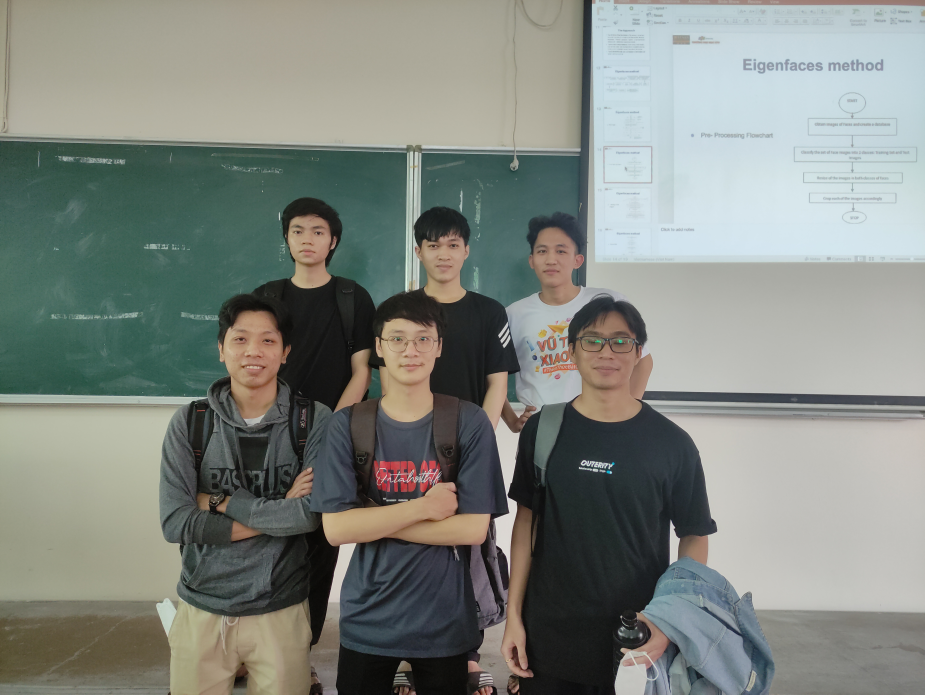
#> input picture processing_data/group/group-06.jpg, 4624 x 3472 px, given as the content of the folder imgs, which was not available (shown at 1/5 size)
$ python dectect_and_crop.py
#> lines starting #> are read from the running program, lines starting #| are printed output that depends on the picture; after the words box and inside, x2 and y2 are one past the last pixel; in counts of white or black regions, pixels touching at a corner belong together; pictures that were not available may be replaced by others from this repository, and a replacement may not be noted
from imutils import paths
import imutils
import cv2
import numpy as np

def sharping(img):
  kernel = np.array([[0, -1,  0],
                    [-1,  5, -1],
                      [0, -1,  0]])
  return cv2.filter2D(img, -1, kernel)

# Load the cascade
face_cascade = cv2.CascadeClassifier('haarcascade_frontalface_default.xml')

# Read the input image
# imagePath = list(paths.list_images('group'))
imagePath = list(paths.list_images('imgs'))

def detect_multiple(imagePath):
    for i, img in enumerate(imagePath):
        name = img.split('.')[-2]

        img = cv2.imread(img)
#> img is the input picture: shape (3472, 4624, 3); mean B, G, R 127.2, 133.6, 128.5
        img = imutils.resize(img, height=500)
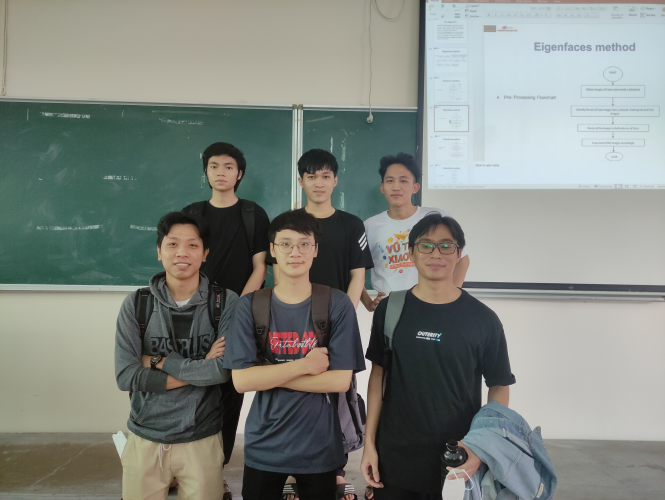
#> img: shape (500, 665, 3); mean B, G, R 127.2, 133.6, 128.5
        gray = cv2.cvtColor(img, cv2.COLOR_BGR2GRAY)
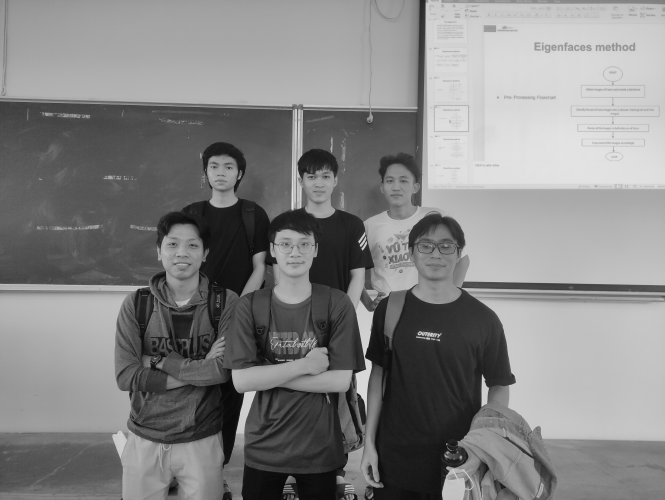
#> gray: shape (500, 665); min 8, max 230, mean 131.3
        faces = face_cascade.detectMultiScale(gray, 1.1, 4)
#> faces = [[200, 150, 45, 45], [375, 164, 44, 44], [296, 158, 48, 48], [154, 223, 57, 57], [268, 223, 54, 54], [407, 225, 56, 56]]

        for j,(x, y, w, h) in enumerate(faces):
            cv2.rectangle(img, (x, y), (x + w, y + h), (0, 255, 0), 2)
            face = img[y+2:y+h-2, x+2:x+w-2]
            face = cv2.resize(face, (64, 128))
            face = sharping(face)
            cv2.imwrite(name + str(i) + str(j) + '.jpg', face)
#> this loop made 6 passes
#> pass 1, in detect_multiple, `face = img[y+2:y+h-2, x+2:x+w-2]`:
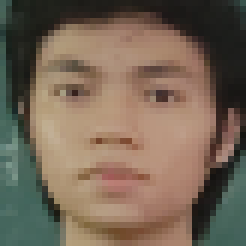
#> face: shape (41, 41, 3) (shown 6 times larger); mean B, G, R 85.6, 101.9, 118
#> pass 1, in detect_multiple, `face = cv2.resize(face, (64, 128))`:
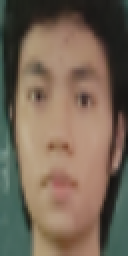
#> face: shape (128, 64, 3) (shown 2 times larger); mean B, G, R 85.5, 101.8, 117.9
#> pass 1, in detect_multiple, `face = sharping(face)`:
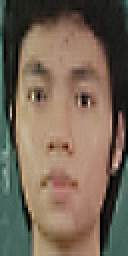
#> face: shape (128, 64, 3) (shown 2 times larger); mean B, G, R 85.7, 102, 118.1
#> pass 2, in detect_multiple, `face = img[y+2:y+h-2, x+2:x+w-2]`:
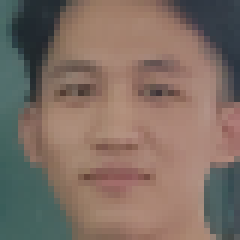
#> face: shape (40, 40, 3) (shown 6 times larger); mean B, G, R 99.9, 110, 127.7
#> after the loop:
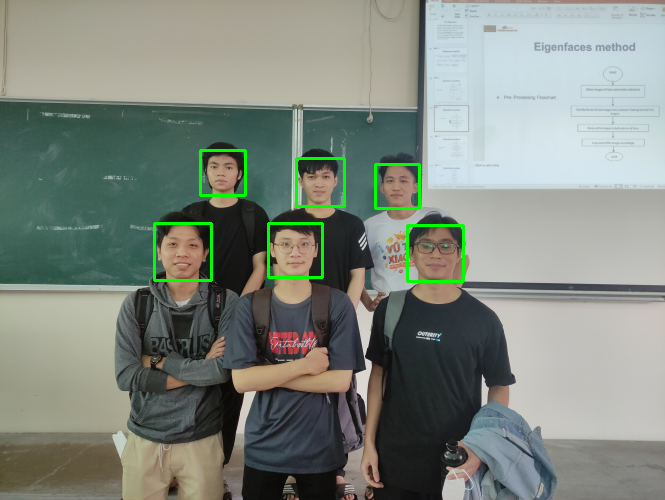
#> img: shape (500, 665, 3); 1.09% of pixels changed, all inside (x1, y1, x2, y2) = (153, 149, 465, 283)
            # cv2.imshow(name + str(j), face)
        cv2.imshow('img', img)
        cv2.waitKey(500)

detect_multiple(imagePath)

# Convert into grayscale

# Detect faces
# crop = []

# Draw rectangle around the faces
    # face = img[x:x+w, y:y+h]
    # cv2.imshow("face",face)
    # cv2.imwrite(filename=("crop" + str(i) + ".jpg"), img=face)


# Display the output
